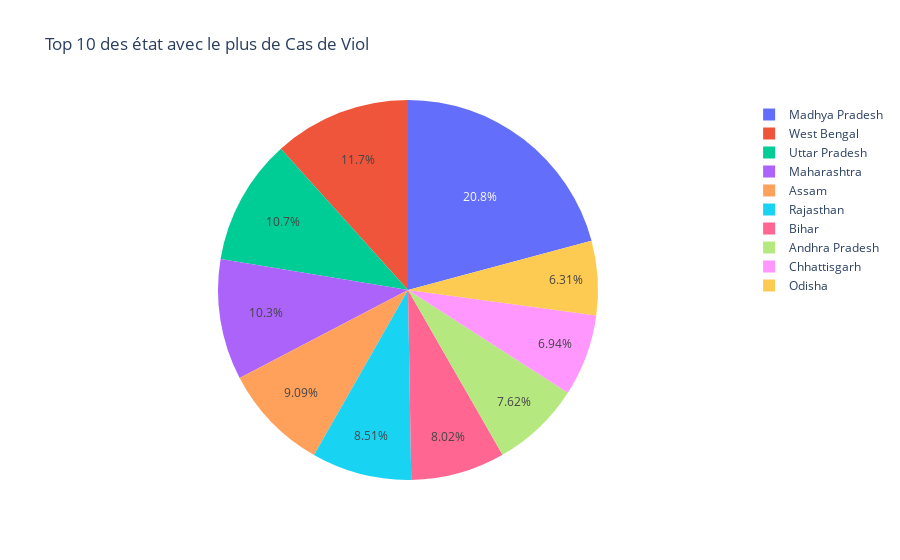

Notebook source saved alongside this figure:
### Markdown cell above
## Analyse par ville

### Code cell
top_10_cities = g3_sorted.head(10)

fig = px.pie(top_10_cities, names='State/UT', values='Cases Reported', title='Top 10 des état avec le plus de Cas de Viol')
fig.show()

### Figure 1 — Plotly figure (JSON) as saved in the notebook; plotly's stock layout.template omitted (floating-point values rounded to 4 significant figures)
{"data": [{"domain": {"x": [0, 1], "y": [0, 1]}, "hovertemplate": "State/UT=%{label}<br>Cases Reported=%{value}<extra></extra>", "labels": ["Madhya Pradesh", "West Bengal", "Uttar Pradesh", "Maharashtra", "Assam", "Rajasthan", "Bihar", "Andhra Pradesh", "Chhattisgarh", "Odisha"], "legendgroup": "", "name": "", "showlegend": true, "type": "pie", "values": [58512, 32756, 30106, 28892, 25524, 23898, 22526, 21392, 19502, 17720]}], "layout": {"legend": {"tracegroupgap": 0}, "title": {"text": "Top 10 des état avec le plus de Cas de Viol"}}}
